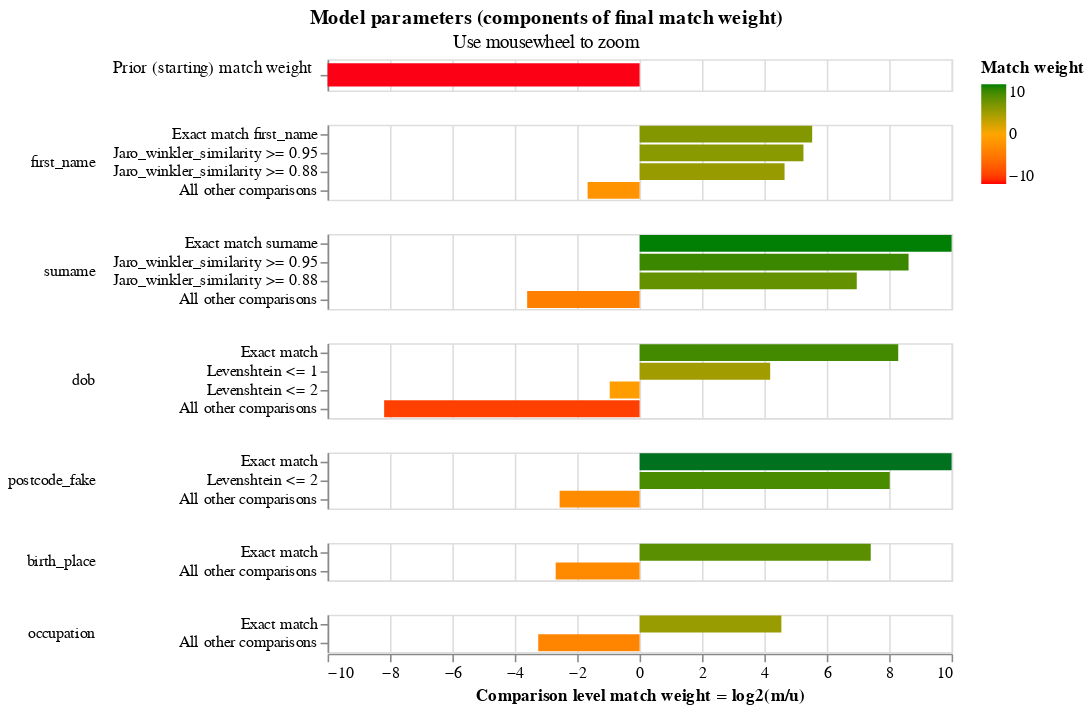

This figure's notebook cell:
### Markdown cell above
The final match weights can be viewed in the match weights chart:

### Code cell
linker.match_weights_chart()

### Figure 1 — Vega-Lite specification as saved in the notebook (floating-point values rounded to 4 significant figures)
{"$schema": "https://vega.github.io/schema/vega-lite/v5.2.json", "config": {"header": {"title": null}, "mark": {"tooltip": null}, "title": {"anchor": "middle"}, "view": {"height": 60, "width": 400}}, "data": {"values": [{"bayes_factor": 0.0001358, "bayes_factor_description": "The probability that two random records drawn at random match is 0.000 or one in  7,362.3 records.This is equivalent to a starting match weight of -12.846.", "comparison_name": "probability_two_random_records_match", "comparison_sort_order": -1, "comparison_vector_value": 0, "has_tf_adjustments": false, "is_null_level": false, "label_for_charts": "", "log2_bayes_factor": -12.85, "m_probability": null, "m_probability_description": null, "max_comparison_vector_value": 0, "probability_two_random_records_match": 0.0001358, "sql_condition": null, "tf_adjustment_column": null, "tf_adjustment_weight": null, "u_probability": null, "u_probability_description": null}, {"bayes_factor": 46.23, "bayes_factor_description": "If comparison level is `exact match first_name` then comparison is 46.23 times more likely to be a match", "comparison_name": "first_name", "comparison_sort_order": 0, "comparison_vector_value": 3, "has_tf_adjustments": true, "is_null_level": false, "label_for_charts": "Exact match first_name", "log2_bayes_factor": 5.531, "m_probability": 0.5529, "m_probability_description": "Amongst matching record comparisons, 55.29% of records are in the exact match first_name comparison level", "max_comparison_vector_value": 3, "probability_two_random_records_match": 0.0001358, "sql_condition": "\"first_name_l\" = \"first_name_r\"", "tf_adjustment_column": "first_name", "tf_adjustment_weight": 1, "u_probability": 0.01196, "u_probability_description": "Amongst non-matching record comparisons, 1.20% of records are in the exact match first_name comparison level"}, {"bayes_factor": 38.09, "bayes_factor_description": "If comparison level is `jaro_winkler_similarity >= 0.95` then comparison is 38.09 times more likely to be a match", "comparison_name": "first_name", "comparison_sort_order": 0, "comparison_vector_value": 2, "has_tf_adjustments": false, "is_null_level": false, "label_for_charts": "Jaro_winkler_similarity >= 0.95", "log2_bayes_factor": 5.251, "m_probability": 0.02366, "m_probability_description": "Amongst matching record comparisons, 2.37% of records are in the jaro_winkler_similarity >= 0.95 comparison level", "max_comparison_vector_value": 3, "probability_two_random_records_match": 0.0001358, "sql_condition": "jaro_winkler_similarity(\"first_name_l\", \"first_name_r\") >= 0.95", "tf_adjustment_column": null, "tf_adjustment_weight": 1, "u_probability": 0.000621, "u_probability_description": "Amongst non-matching record comparisons, 0.06% of records are in the jaro_winkler_similarity >= 0.95 comparison level"}, {"bayes_factor": 25.04, "bayes_factor_description": "If comparison level is `jaro_winkler_similarity >= 0.88` then comparison is 25.04 times more likely to be a match", "comparison_name": "first_name", "comparison_sort_order": 0, "comparison_vector_value": 1, "has_tf_adjustments": false, "is_null_level": false, "label_for_charts": "Jaro_winkler_similarity >= 0.88", "log2_bayes_factor": 4.646, "m_probability": 0.1138, "m_probability_description": "Amongst matching record comparisons, 11.38% of records are in the jaro_winkler_similarity >= 0.88 comparison level", "max_comparison_vector_value": 3, "probability_two_random_records_match": 0.0001358, "sql_condition": "jaro_winkler_similarity(\"first_name_l\", \"first_name_r\") >= 0.88", "tf_adjustment_column": null, "tf_adjustment_weight": 1, "u_probability": 0.004543, "u_probability_description": "Amongst non-matching record comparisons, 0.45% of records are in the jaro_winkler_similarity >= 0.88 comparison level"}, {"bayes_factor": 0.3151, "bayes_factor_description": "If comparison level is `all other comparisons` then comparison is  3.17 times less likely to be a match", "comparison_name": "first_name", "comparison_sort_order": 0, "comparison_vector_value": 0, "has_tf_adjustments": false, "is_null_level": false, "label_for_charts": "All other comparisons", "log2_bayes_factor": -1.666, "m_probability": 0.3097, "m_probability_description": "Amongst matching record comparisons, 30.97% of records are in the all other comparisons comparison level", "max_comparison_vector_value": 3, "probability_two_random_records_match": 0.0001358, "sql_condition": "ELSE", "tf_adjustment_column": null, "tf_adjustment_weight": 1, "u_probability": 0.9829, "u_probability_description": "Amongst non-matching record comparisons, 98.29% of records are in the all other comparisons comparison level"}, {"bayes_factor": 1203.0, "bayes_factor_description": "If comparison level is `exact match surname` then comparison is 1,203.47 times more likely to be a match", "comparison_name": "surname", "comparison_sort_order": 1, "comparison_vector_value": 3, "has_tf_adjustments": true, "is_null_level": false, "label_for_charts": "Exact match surname", "log2_bayes_factor": 10.23, "m_probability": 0.7833, "m_probability_description": "Amongst matching record comparisons, 78.33% of records are in the exact match surname comparison level", "max_comparison_vector_value": 3, "probability_two_random_records_match": 0.0001358, "sql_condition": "\"surname_l\" = \"surname_r\"", "tf_adjustment_column": "surname", "tf_adjustment_weight": 1, "u_probability": 0.0006509, "u_probability_description": "Amongst non-matching record comparisons, 0.07% of records are in the exact match surname comparison level"}, {"bayes_factor": 393.7, "bayes_factor_description": "If comparison level is `jaro_winkler_similarity >= 0.95` then comparison is 393.65 times more likely to be a match", "comparison_name": "surname", "comparison_sort_order": 1, "comparison_vector_value": 2, "has_tf_adjustments": false, "is_null_level": false, "label_for_charts": "Jaro_winkler_similarity >= 0.95", "log2_bayes_factor": 8.621, "m_probability": 0.05603, "m_probability_description": "Amongst matching record comparisons, 5.60% of records are in the jaro_winkler_similarity >= 0.95 comparison level", "max_comparison_vector_value": 3, "probability_two_random_records_match": 0.0001358, "sql_condition": "jaro_winkler_similarity(\"surname_l\", \"surname_r\") >= 0.95", "tf_adjustment_column": null, "tf_adjustment_weight": 1, "u_probability": 0.0001423, "u_probability_description": "Amongst non-matching record comparisons, 0.01% of records are in the jaro_winkler_similarity >= 0.95 comparison level"}, {"bayes_factor": 124.5, "bayes_factor_description": "If comparison level is `jaro_winkler_similarity >= 0.88` then comparison is 124.52 times more likely to be a match", "comparison_name": "surname", "comparison_sort_order": 1, "comparison_vector_value": 1, "has_tf_adjustments": false, "is_null_level": false, "label_for_charts": "Jaro_winkler_similarity >= 0.88", "log2_bayes_factor": 6.96, "m_probability": 0.07853, "m_probability_description": "Amongst matching record comparisons, 7.85% of records are in the jaro_winkler_similarity >= 0.88 comparison level", "max_comparison_vector_value": 3, "probability_two_random_records_match": 0.0001358, "sql_condition": "jaro_winkler_similarity(\"surname_l\", \"surname_r\") >= 0.88", "tf_adjustment_column": null, "tf_adjustment_weight": 1, "u_probability": 0.0006307, "u_probability_description": "Amongst non-matching record comparisons, 0.06% of records are in the jaro_winkler_similarity >= 0.88 comparison level"}, {"bayes_factor": 0.08225, "bayes_factor_description": "If comparison level is `all other comparisons` then comparison is  12.16 times less likely to be a match", "comparison_name": "surname", "comparison_sort_order": 1, "comparison_vector_value": 0, "has_tf_adjustments": false, "is_null_level": false, "label_for_charts": "All other comparisons", "log2_bayes_factor": -3.604, "m_probability": 0.08213, "m_probability_description": "Amongst matching record comparisons, 8.21% of records are in the all other comparisons comparison level", "max_comparison_vector_value": 3, "probability_two_random_records_match": 0.0001358, "sql_condition": "ELSE", "tf_adjustment_column": null, "tf_adjustment_weight": 1, "u_probability": 0.9986, "u_probability_description": "Amongst non-matching record comparisons, 99.86% of records are in the all other comparisons comparison level"}, {"bayes_factor": 312.9, "bayes_factor_description": "If comparison level is `exact match` then comparison is 312.86 times more likely to be a match", "comparison_name": "dob", "comparison_sort_order": 2, "comparison_vector_value": 3, "has_tf_adjustments": true, "is_null_level": false, "label_for_charts": "Exact match", "log2_bayes_factor": 8.289, "m_probability": 0.6175, "m_probability_description": "Amongst matching record comparisons, 61.75% of records are in the exact match comparison level", "max_comparison_vector_value": 3, "probability_two_random_records_match": 0.0001358, "sql_condition": "\"dob_l\" = \"dob_r\"", "tf_adjustment_column": "dob", "tf_adjustment_weight": 1, "u_probability": 0.001974, "u_probability_description": "Amongst non-matching record comparisons, 0.20% of records are in the exact match comparison level"}, {"bayes_factor": 18.19, "bayes_factor_description": "If comparison level is `levenshtein <= 1` then comparison is 18.19 times more likely to be a match", "comparison_name": "dob", "comparison_sort_order": 2, "comparison_vector_value": 2, "has_tf_adjustments": false, "is_null_level": false, "label_for_charts": "Levenshtein <= 1", "log2_bayes_factor": 4.185, "m_probability": 0.342, "m_probability_description": "Amongst matching record comparisons, 34.20% of records are in the levenshtein <= 1 comparison level", "max_comparison_vector_value": 3, "probability_two_random_records_match": 0.0001358, "sql_condition": "levenshtein(\"dob_l\", \"dob_r\") <= 1", "tf_adjustment_column": null, "tf_adjustment_weight": 1, "u_probability": 0.01879, "u_probability_description": "Amongst non-matching record comparisons, 1.88% of records are in the levenshtein <= 1 comparison level"}, {"bayes_factor": 0.5151, "bayes_factor_description": "If comparison level is `levenshtein <= 2` then comparison is  1.94 times less likely to be a match", "comparison_name": "dob", "comparison_sort_order": 2, "comparison_vector_value": 1, "has_tf_adjustments": false, "is_null_level": false, "label_for_charts": "Levenshtein <= 2", "log2_bayes_factor": -0.957, "m_probability": 0.0374, "m_probability_description": "Amongst matching record comparisons, 3.74% of records are in the levenshtein <= 2 comparison level", "max_comparison_vector_value": 3, "probability_two_random_records_match": 0.0001358, "sql_condition": "levenshtein(\"dob_l\", \"dob_r\") <= 2", "tf_adjustment_column": null, "tf_adjustment_weight": 1, "u_probability": 0.07261, "u_probability_description": "Amongst non-matching record comparisons, 7.26% of records are in the levenshtein <= 2 comparison level"}, {"bayes_factor": 0.00343, "bayes_factor_description": "If comparison level is `all other comparisons` then comparison is  291.56 times less likely to be a match", "comparison_name": "dob", "comparison_sort_order": 2, "comparison_vector_value": 0, "has_tf_adjustments": false, "is_null_level": false, "label_for_charts": "All other comparisons", "log2_bayes_factor": -8.188, "m_probability": 0.00311, "m_probability_description": "Amongst matching record comparisons, 0.31% of records are in the all other comparisons comparison level", "max_comparison_vector_value": 3, "probability_two_random_records_match": 0.0001358, "sql_condition": "ELSE", "tf_adjustment_column": null, "tf_adjustment_weight": 1, "u_probability": 0.9066, "u_probability_description": "Amongst non-matching record comparisons, 90.66% of records are in the all other comparisons comparison level"}, {"bayes_factor": 4869.0, "bayes_factor_description": "If comparison level is `exact match` then comparison is 4,869.02 times more likely to be a match", "comparison_name": "postcode_fake", "comparison_sort_order": 3, "comparison_vector_value": 2, "has_tf_adjustments": true, "is_null_level": false, "label_for_charts": "Exact match", "log2_bayes_factor": 12.25, "m_probability": 0.6882, "m_probability_description": "Amongst matching record comparisons, 68.82% of records are in the exact match comparison level", "max_comparison_vector_value": 2, "probability_two_random_records_match": 0.0001358, "sql_condition": "\"postcode_fake_l\" = \"postcode_fake_r\"", "tf_adjustment_column": "postcode_fake", "tf_adjustment_weight": 1, "u_probability": 0.0001413, "u_probability_description": "Amongst non-matching record comparisons, 0.01% of records are in the exact match comparison level"}, {"bayes_factor": 259.0, "bayes_factor_description": "If comparison level is `levenshtein <= 2` then comparison is 258.96 times more likely to be a match", "comparison_name": "postcode_fake", "comparison_sort_order": 3, "comparison_vector_value": 1, "has_tf_adjustments": false, "is_null_level": false, "label_for_charts": "Levenshtein <= 2", "log2_bayes_factor": 8.017, "m_probability": 0.1428, "m_probability_description": "Amongst matching record comparisons, 14.28% of records are in the levenshtein <= 2 comparison level", "max_comparison_vector_value": 2, "probability_two_random_records_match": 0.0001358, "sql_condition": "levenshtein(\"postcode_fake_l\", \"postcode_fake_r\") <= 2", "tf_adjustment_column": null, "tf_adjustment_weight": 1, "u_probability": 0.0005513, "u_probability_description": "Amongst non-matching record comparisons, 0.06% of records are in the levenshtein <= 2 comparison level"}, {"bayes_factor": 0.1692, "bayes_factor_description": "If comparison level is `all other comparisons` then comparison is  5.91 times less likely to be a match", "comparison_name": "postcode_fake", "comparison_sort_order": 3, "comparison_vector_value": 0, "has_tf_adjustments": false, "is_null_level": false, "label_for_charts": "All other comparisons", "log2_bayes_factor": -2.563, "m_probability": 0.1691, "m_probability_description": "Amongst matching record comparisons, 16.91% of records are in the all other comparisons comparison level", "max_comparison_vector_value": 2, "probability_two_random_records_match": 0.0001358, "sql_condition": "ELSE", "tf_adjustment_column": null, "tf_adjustment_weight": 1, "u_probability": 0.9993, "u_probability_description": "Amongst non-matching record comparisons, 99.93% of records are in the all other comparisons comparison level"}, {"bayes_factor": 169.9, "bayes_factor_description": "If comparison level is `exact match` then comparison is 169.89 times more likely to be a match", "comparison_name": "birth_place", "comparison_sort_order": 4, "comparison_vector_value": 1, "has_tf_adjustments": true, "is_null_level": false, "label_for_charts": "Exact match", "log2_bayes_factor": 7.408, "m_probability": 0.8458, "m_probability_description": "Amongst matching record comparisons, 84.58% of records are in the exact match comparison level", "max_comparison_vector_value": 1, "probability_two_random_records_match": 0.0001358, "sql_condition": "\"birth_place_l\" = \"birth_place_r\"", "tf_adjustment_column": "birth_place", "tf_adjustment_weight": 1, "u_probability": 0.004978, "u_probability_description": "Amongst non-matching record comparisons, 0.50% of records are in the exact match comparison level"}, {"bayes_factor": 0.155, "bayes_factor_description": "If comparison level is `all other comparisons` then comparison is  6.45 times less likely to be a match", "comparison_name": "birth_place", "comparison_sort_order": 4, "comparison_vector_value": 0, "has_tf_adjustments": false, "is_null_level": false, "label_for_charts": "All other comparisons", "log2_bayes_factor": -2.69, "m_probability": 0.1542, "m_probability_description": "Amongst matching record comparisons, 15.42% of records are in the all other comparisons comparison level", "max_comparison_vector_value": 1, "probability_two_random_records_match": 0.0001358, "sql_condition": "ELSE", "tf_adjustment_column": null, "tf_adjustment_weight": 1, "u_probability": 0.995, "u_probability_description": "Amongst non-matching record comparisons, 99.50% of records are in the all other comparisons comparison level"}, {"bayes_factor": 23.32, "bayes_factor_description": "If comparison level is `exact match` then comparison is 23.32 times more likely to be a match", "comparison_name": "occupation", "comparison_sort_order": 5, "comparison_vector_value": 1, "has_tf_adjustments": true, "is_null_level": false, "label_for_charts": "Exact match", "log2_bayes_factor": 4.544, "m_probability": 0.8989, "m_probability_description": "Amongst matching record comparisons, 89.89% of records are in the exact match comparison level", "max_comparison_vector_value": 1, "probability_two_random_records_match": 0.0001358, "sql_condition": "\"occupation_l\" = \"occupation_r\"", "tf_adjustment_column": "occupation", "tf_adjustment_weight": 1, "u_probability": 0.03854, "u_probability_description": "Amongst non-matching record comparisons, 3.85% of records are in the exact match comparison level"}, {"bayes_factor": 0.1052, "bayes_factor_description": "If comparison level is `all other comparisons` then comparison is  9.51 times less likely to be a match", "comparison_name": "occupation", "comparison_sort_order": 5, "comparison_vector_value": 0, "has_tf_adjustments": false, "is_null_level": false, "label_for_charts": "All other comparisons", "log2_bayes_factor": -3.249, "m_probability": 0.1011, "m_probability_description": "Amongst matching record comparisons, 10.11% of records are in the all other comparisons comparison level", "max_comparison_vector_value": 1, "probability_two_random_records_match": 0.0001358, "sql_condition": "ELSE", "tf_adjustment_column": null, "tf_adjustment_weight": 1, "u_probability": 0.9615, "u_probability_description": "Amongst non-matching record comparisons, 96.15% of records are in the all other comparisons comparison level"}]}, "resolve": {"axis": {"y": "independent"}, "scale": {"y": "independent"}}, "selection": {"zoom_selector": {"bind": "scales", "encodings": ["x"], "type": "interval"}}, "title": {"subtitle": "Use mousewheel to zoom", "text": "Model parameters (components of final match weight)"}, "vconcat": [{"encoding": {"color": {"field": "log2_bayes_factor", "scale": {"domain": [-10, 0, 10], "range": ["red", "orange", "green"]}, "title": "Match weight", "type": "quantitative"}, "tooltip": [{"field": "comparison_name", "title": "Comparison name", "type": "nominal"}, {"field": "probability_two_random_records_match", "format": ".4f", "title": "Probability two random records match", "type": "nominal"}, {"field": "log2_bayes_factor", "format": ",.4f", "title": "Equivalent match weight", "type": "quantitative"}, {"field": "bayes_factor_description", "title": "Match weight description", "type": "nominal"}], "x": {"axis": {"domain": false, "labels": false, "ticks": false, "title": ""}, "field": "log2_bayes_factor", "scale": {"domain": [-10, 10]}, "type": "quantitative"}, "y": {"axis": {"title": "Prior (starting) match weight", "titleAlign": "right", "titleAngle": 0, "titleFontWeight": "normal"}, "field": "label_for_charts", "sort": {"field": "comparison_vector_value", "order": "descending"}, "type": "nominal"}}, "height": 20, "mark": {"clip": true, "height": 15, "type": "bar"}, "selection": {"zoom_selector": {"bind": "scales", "encodings": ["x"], "type": "interval"}}, "transform": [{"filter": "(datum.comparison_name == 'probability_two_random_records_match')"}]}, {"encoding": {"color": {"field": "log2_bayes_factor", "scale": {"domain": [-10, 0, 10], "range": ["red", "orange", "green"]}, "title": "Match weight", "type": "quantitative"}, "row": {"field": "comparison_name", "header": {"labelAlign": "left", "labelAnchor": "middle", "labelAngle": 0}, "sort": {"field": "comparison_sort_order"}, "type": "nominal"}, "tooltip": [{"field": "comparison_name", "title": "Comparison name", "type": "nominal"}, {"field": "label_for_charts", "title": "Label", "type": "ordinal"}, {"field": "sql_condition", "title": "SQL condition", "type": "nominal"}, {"field": "m_probability", "format": ".4f", "title": "M probability", "type": "quantitative"}, {"field": "u_probability", "format": ".4f", "title": "U probability", "type": "quantitative"}, {"field": "bayes_factor", "format": ",.4f", "title": "Bayes factor = m/u", "type": "quantitative"}, {"field": "log2_bayes_factor", "format": ",.4f", "title": "Match weight = log2(m/u)", "type": "quantitative"}, {"field": "bayes_factor_description", "title": "Match weight description", "type": "nominal"}], "x": {"axis": {"title": "Comparison level match weight = log2(m/u)"}, "field": "log2_bayes_factor", "scale": {"domain": [-10, 10]}, "type": "quantitative"}, "y": {"axis": {"title": null}, "field": "label_for_charts", "sort": {"field": "comparison_vector_value", "order": "descending"}, "type": "nominal"}}, "height": {"step": 12}, "mark": {"clip": true, "type": "bar"}, "resolve": {"axis": {"y": "independent"}, "scale": {"y": "independent"}}, "selection": {"zoom_selector": {"bind": "scales", "encodings": ["x"], "type": "interval"}}, "transform": [{"filter": "(datum.comparison_name != 'probability_two_random_records_match')"}]}]}
